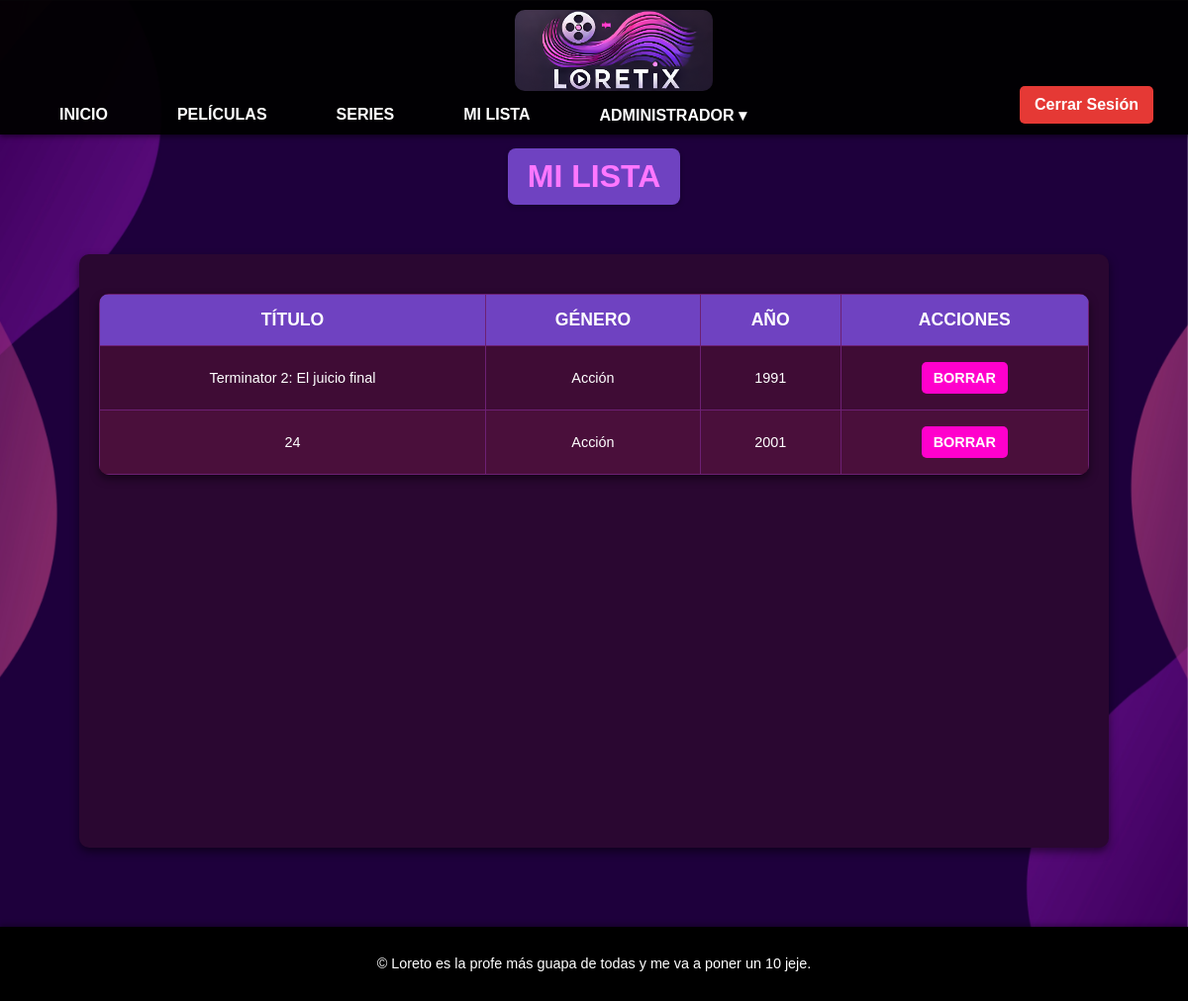
Screenshot of /mi_lista (signed in) with the database file from the repository.
### tables this page shows
CREATE TABLE contenido (
                id INTEGER PRIMARY KEY AUTOINCREMENT,
                tipo TEXT NOT NULL,
                genero TEXT NOT NULL,
                titulo TEXT NOT NULL,
                anio INTEGER NOT NULL,
                imagen TEXT NOT NULL
            , clicks INTEGER DEFAULT 0);

### main.py (the view, shortened to what this page needs)
@app.route('/mi_lista', methods=['GET', 'POST'])
def mi_lista():
    if 'usuario' not in session:
        flash("Debes iniciar sesión para ver tu lista.", "danger")
        return redirect(url_for('login'))
    usuario = session['usuario']
    contenido_lista = []
    with sqlite3.connect(DB_PATH) as conn:
        conn.row_factory = sqlite3.Row
        c = conn.cursor()
        c.execute("SELECT mi_lista FROM usuarios WHERE usuario = ?", (usuario,))
        result = c.fetchone()
        mi_lista = result['mi_lista'] if result and result['mi_lista'] else ""
        if mi_lista:
            ids = mi_lista.split(',')
            query = f"SELECT * FROM contenido WHERE id IN ({','.join(['?'] * len(ids))})"
            c.execute(query, ids)
            contenido_lista = c.fetchall()
    return render_template('mi_lista.html', contenido_lista=contenido_lista)

### Templates/mi_lista.html (shortened to what this page needs)
{% extends 'base.html' %}
{% block content %}
<h2>Mi Lista</h2>
{% if contenido_lista %}
<div class="mi-lista-container">
    <table class="mi-lista-table">
        <thead>
            <tr>
                <th>Título</th>
                <th>Género</th>
                <th>Año</th>
                <th>Acciones</th>
            </tr>
        </thead>
        <tbody>
            {% for item in contenido_lista %}
            <tr>
                <td>{{ item['titulo'] }}</td>
                <td>{{ item['genero'] }}</td>
                <td>{{ item['anio'] }}</td>
                <td>
                    <form method="POST" action="{{ url_for('mi_lista') }}">
                        <button type="submit" class="btn-delete">Borrar</button>
                    </form>
                </td>
            </tr>
            {% endfor %}
        </tbody>
    </table>
</div>
{% else %}
<p class="empty-message">No has añadido ningún contenido a tu lista.</p>
{% endif %}
{% endblock %}

### Static/estilos.css (style rules this page uses)
h2 { margin-bottom: 20px; font-size: 1.8rem; color: #ffffff; }
button, .secondary-btn { display: inline-block; padding: 10px 20px; margin: 10px 5px 0; font-size: 1rem; font-weight: bold; text-transform: uppercase; border: none; border-radius: 5px; cursor: pointer; transition: background 0.3s, box-shadow 0.3s; }
button { background: #ff77ff; color: #fff; }
.mi-lista-container { display: flex; justify-content: center; align-items: flex-start; min-height: 70vh; padding: 20px; margin: 50px auto; background-color: #2a0731; border-radius: 10px; box-shadow: 0 4px 8px rgba(0, 0, 0, 0.5); width: 90%; max-width: 1000px; }
h2 { background-color: #6f42c1; color: #fff; text-align: center; padding: 10px 20px; margin: 30px auto 20px auto; border-radius: 8px; width: fit-content; text-transform: uppercase; font-size: 1.5rem; box-shadow: 0 2px 5px rgba(0, 0, 0, 0.3); }
.mi-lista-table { width: 100%; border-collapse: collapse; background-color: #3f0c35; color: #fff; border-radius: 10px; overflow: hidden; box-shadow: 0 4px 8px rgba(0, 0, 0, 0.5); }
.mi-lista-table th { background-color: #6f42c1; color: #fff; text-transform: uppercase; font-size: 1.1rem; padding: 15px; text-align: center; }
.mi-lista-table td { text-align: center; padding: 12px; border: 1px solid #6d2074; }
.mi-lista-table tr:nth-child(even) { background-color: #4a0f3b; }
.btn-delete { background-color: #ff00cc; color: #fff; padding: 8px 12px; font-size: 0.9rem; font-weight: bold; border: none; border-radius: 5px; cursor: pointer; transition: background-color 0.3s ease, transform 0.2s ease; }
form button { background-color: #ff77ff; color: #fff; border: none; border-radius: 8px; padding: 12px 20px; font-size: 1rem; font-weight: bold; cursor: pointer; transition: background-color 0.3s ease, transform 0.2s ease; display: block; margin: 0 auto; }
body { margin: 0; padding: 0; background: linear-gradient(to bottom, #2a0731, #6d2074); min-height: 100vh; font-family: Arial, sans-serif; }
table { width: 95%; margin: 20px auto; background-color: #3f0c35; color: #fff; box-shadow: 0 4px 8px rgba(0, 0, 0, 0.5); }
table th { background-color: #6f42c1; color: #fff; text-transform: uppercase; font-size: 0.9rem; font-weight: bold; text-align: center; border: 1px solid #6d2074; }
table td { text-align: center; font-size: 0.9rem; border: 1px solid #6d2074; height: 40px; }
table tr:nth-child(even) { background-color: #4a0f3b; }
table button { background-color: #ff77ff; color: #fff; border: none; border-radius: 5px; padding: 5px 10px; font-size: 0.8rem; cursor: pointer; transition: background-color 0.3s ease, transform 0.2s ease; }
h2 { text-align: center; color: #ff77ff; font-size: 2rem; text-transform: uppercase; margin-top: 30px; margin-bottom: 20px; }
body { display: flex; flex-direction: column; min-height: 100vh; }

### rows the page displays
contenido: titulo "Terminator 2: El juicio final", genero "Acción", anio "1991"
contenido: titulo "24", genero "Acción", anio "2001"
